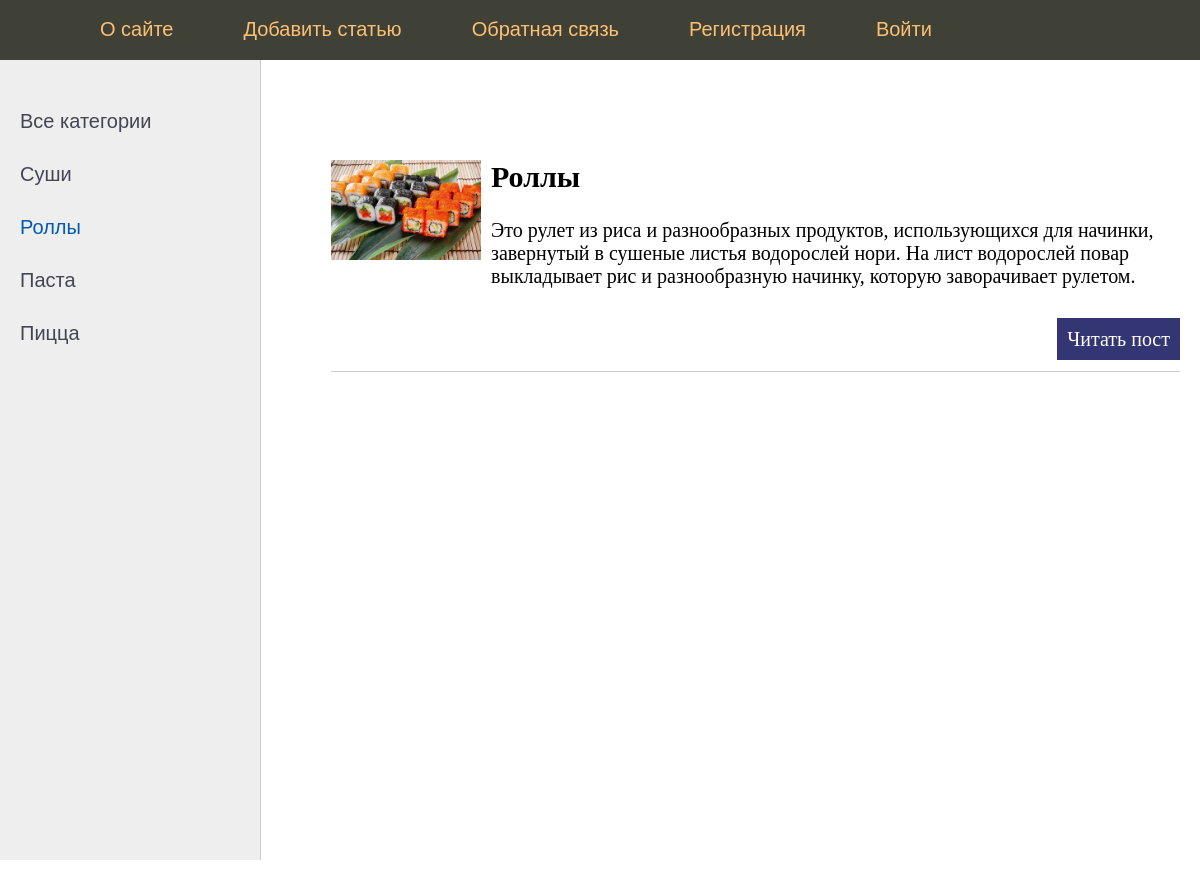
The app's page /category/2/ with its own data.
### app/models.py (models this page shows, shortened)
class Category(models.Model):
    name = models.CharField(max_length=100, db_index=True)
    def get_absolute_url(self):
        return reverse('category', kwargs={'cat_id': self.pk})

class Bake(models.Model):
    title = models.CharField(max_length=255)
    content = models.TextField(blank=True)
    photo = models.ImageField(upload_to="photos/%Y/%m/%d/")
    time_create = models.DateTimeField(auto_now=True)
    time_update = models.DateTimeField(auto_now=True)
    is_published = models.BooleanField(default=True)
    cat = models.ForeignKey('Category', on_delete=models.PROTECT, null=True)

### app/views.py (the view)
# urls.py: path('category/<int:cat_id>/', show_category, name='category'),
def show_category(request, cat_id):
    post = Bake.objects.filter(cat_id=cat_id)
    cats = Category.objects.all()
    data = {
        'post': post,
        'cats': cats,
        'menu': menu,
        'title': 'Отображение по рубрикам',
        'cat_selected': cat_id,
    }
    return render(request, 'index.html', context=data)

### templates/index.html (shortened to what this page needs)
{% extends 'base.html' %}
{% block content %}
<ul class="list-articles">
    {% for p in post %}
    {% if p.photo %}
        <p><img class="img-article-left thumb" src="{{p.photo.url}}"></p>
    {% endif %}
     <li><h2>{{p.title}}</h2>
    {% autoescape on %}
    {{p.content|linebreaks|truncatewords:50}}
     {% endautoescape %}
            <p class="link-read-post"> <a href="{% url 'post' p.pk %}"> Читать пост</a> </p>
    </li>
    {% endfor %}
</ul>
{% endblock %}

### templates/base.html (shortened to what this page needs)
{% load static %}
<!DOCTYPE html>
<html>
<head>
	<link type="text/css" href="{% static 'css/styles.css' %}" rel="stylesheet" />
</head>
<body>
<table class="table-page" border=0 cellpadding="0" cellspacing="0">
<tr><td valign=top>
{% block mainmenu %}
		<div class="header">
			<ul id="mainmenu" class="mainmenu">
				<li class="logo"> <a href="{% url 'home' %}"><div class="logo"></div> </a></li>
{% for m in menu %}
			<li class="last"><a href="{% url m.url_name %}">{{m.title}}</a></li>
{% endfor %}
			</ul>
		</div>
{% endblock mainmenu %}
<table class="table-content" border=0 cellpadding="0" cellspacing="0">
<tr>
	<td valign="top" class="left-chapters">
	<ul id="leftchapters">
	{% if cat_selected == 0 %}
		<li class="selected">Все категории</li>
	{% else %}
		<li> <a href="{% url 'home' %}">Все категории</a></li>
	{% endif %}
{% for c in cats %}
		{% if c.pk == cat_selected %}
		<li class="selected">{{c.name}}</li>
		{% else %}
		<li><a href="{{c.get_absolute_url }}">{{c.name}}</a></li>
		{% endif %}
{% endfor %}
	</ul>
</td>
<td valign="top" class="content">
	<div class="content-text">
{% block content %}
{% endblock %}
	</div>
</body>
</html>

### static/css/styles.css (style rules this page uses)
html, body { font-family: 'Arial'; margin: 0; padding: 0; height: 100%; width: 100%; color: #444; }
a { color: #0062b2; text-decoration: none; }
img { max-width: 600px; height: auto; }
img.img-article-left { max-width: 300px; height: auto; float: left; padding: 0 10px 10px 0; }
img.img-article-left.thumb { max-width: 150px; height: auto; }
p.link-read-post { text-align: right; }
p.link-read-post a { padding: 10px; min-width: 100px; background: #333672; color: #fff; text-decoration: none; }
ul.list-articles { list-style: none; margin: 0; padding: 0; }
ul.list-articles li { border-bottom: 1px solid #ccc; }
.table-page { width: 100%; height: 100%; vertical-align: top; }
.table-page tr { height: 100%; }
.header { background: #3F4137; height: 60px; }
.logo { background: url('..images/logo.png') no-repeat 10px 5px; width: 70px; height: 60px; }
ul.mainmenu { list-style: none; margin: 0; padding: 0; height: 60px; color: #fdc073; font-size: 20px; overflow: hidden; }
ul.mainmenu li { float: left; margin: 18px 40px 0 30px; }
ul.mainmenu li.logo { margin: 0; }
ul.mainmenu li.last { float: left; }
ul.mainmenu li a { color: #fdc073; text-decoration: none; }
.table-content { width: 100%; min-height: 100%; height: 100%; }
.left-chapters { margin: 0; background: #eee; border-right: 1px solid #ccc; min-height: 100%; }
.left-chapters ul { width: 230px; min-height: 100%; margin: 0; padding: 20px 10px 10px 20px; list-style: none; font-size: 20px; }
.left-chapters ul li { margin: 30px 0 0 0; color: #999; }
.left-chapters ul li.selected { color: #0059b2; }
.left-chapters ul li a { color: #445; text-decoration: none; }
.content { padding: 40px 20px 20px 40px; width: 100%; box-sizing: border-box; }
.content-text { margin: 60px 0 0 30px; color: #000; font-size: 20px; font-family: Yandex Sans Display Light; }

### records on screen
Category: name "Суши"
Category: name "Роллы"
Category: name "Паста"
Category: name "Пицца"
Bake: photo (picture), title "Роллы", content "Это рулет из риса и разнообразных продуктов, использующихся для начинки, завернутый в сушеные листья водорослей нори. На лист водорослей повар выкладывает рис и разнообразную начинку, которую заворачивает рулетом."

### other values on screen
{{ m.title }} "О сайте" "Добавить статью" "Обратная связь" "Регистрация" "Войти"
